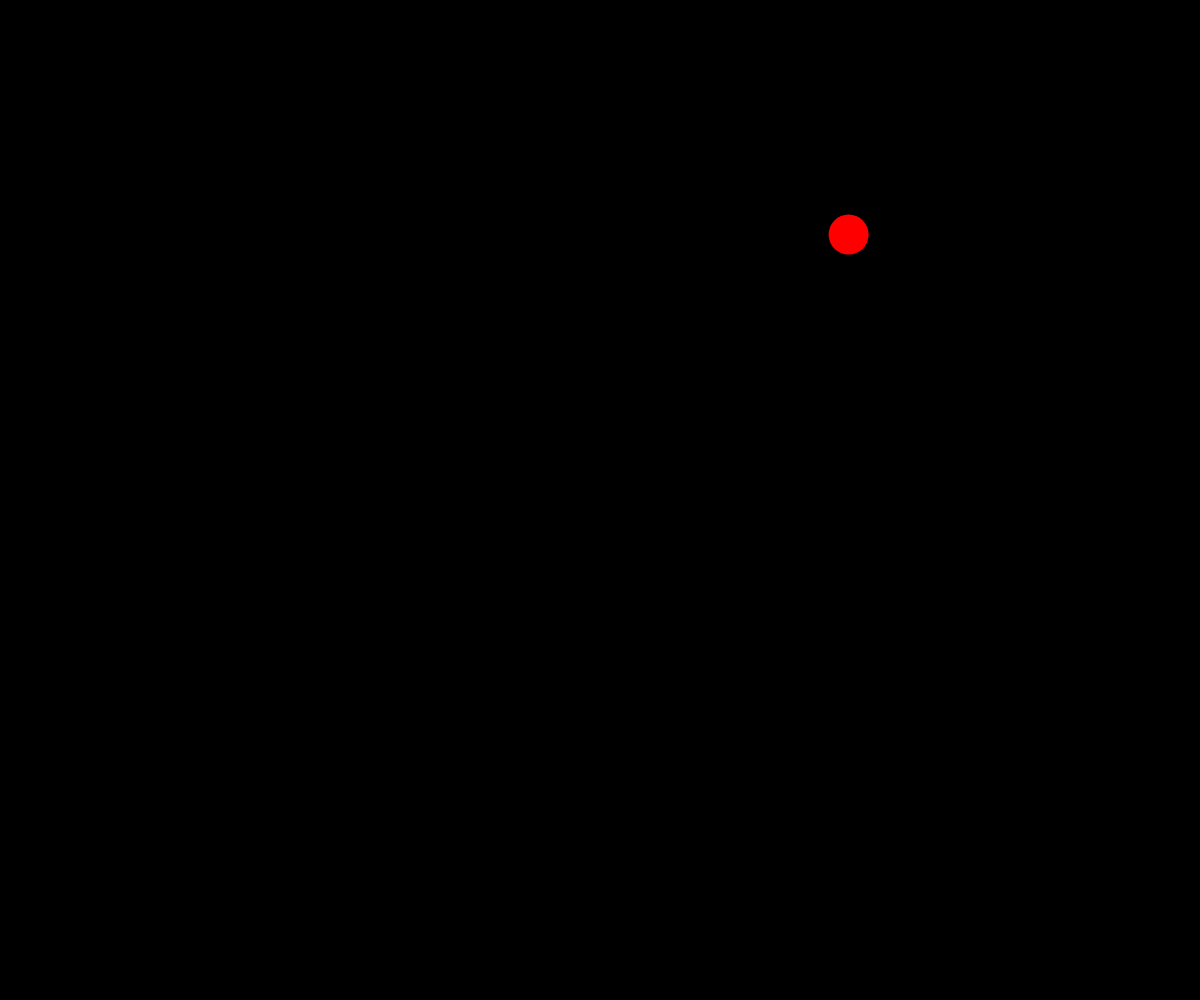
Frame 1 (no input)
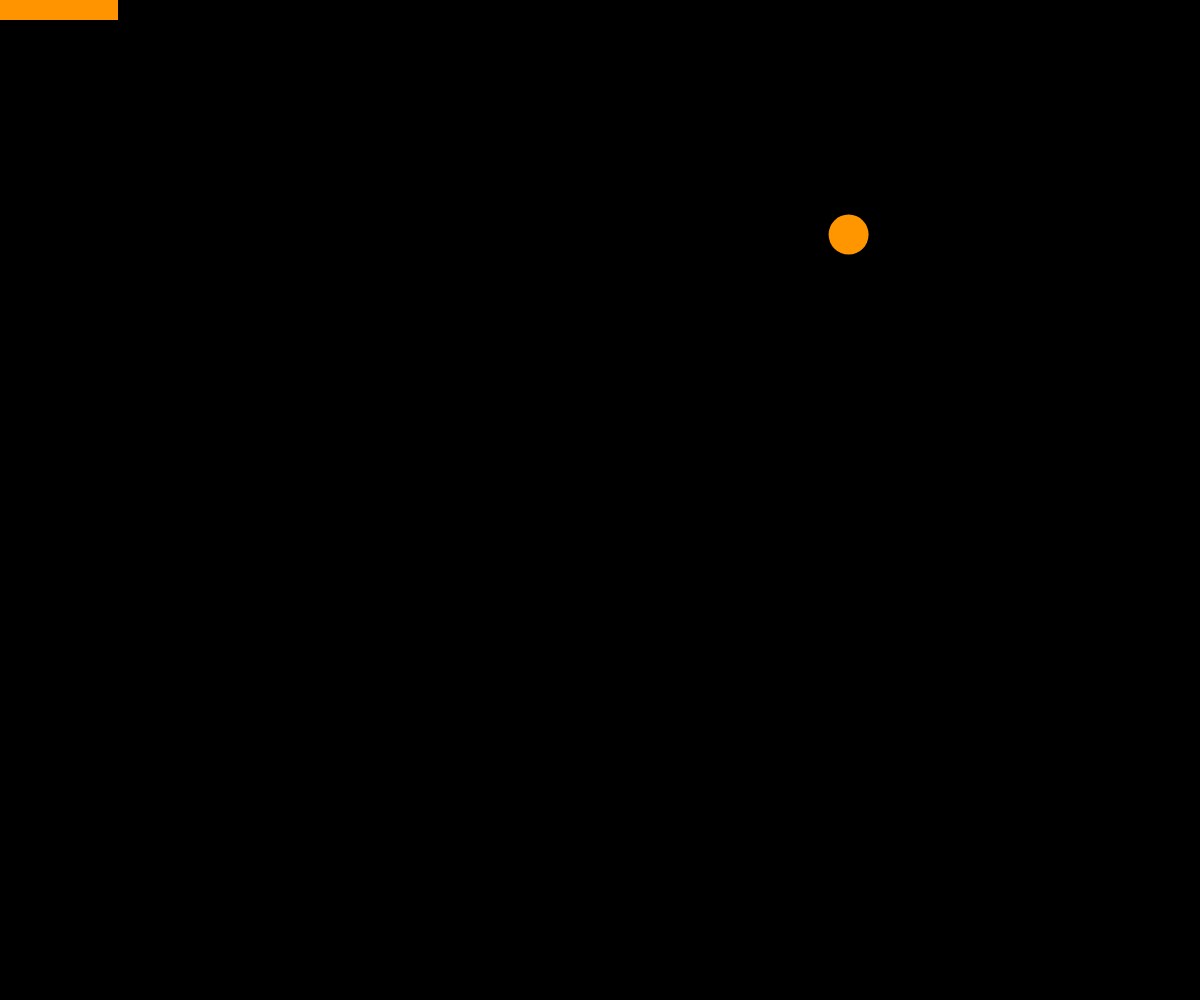
Frame 60 (no input)
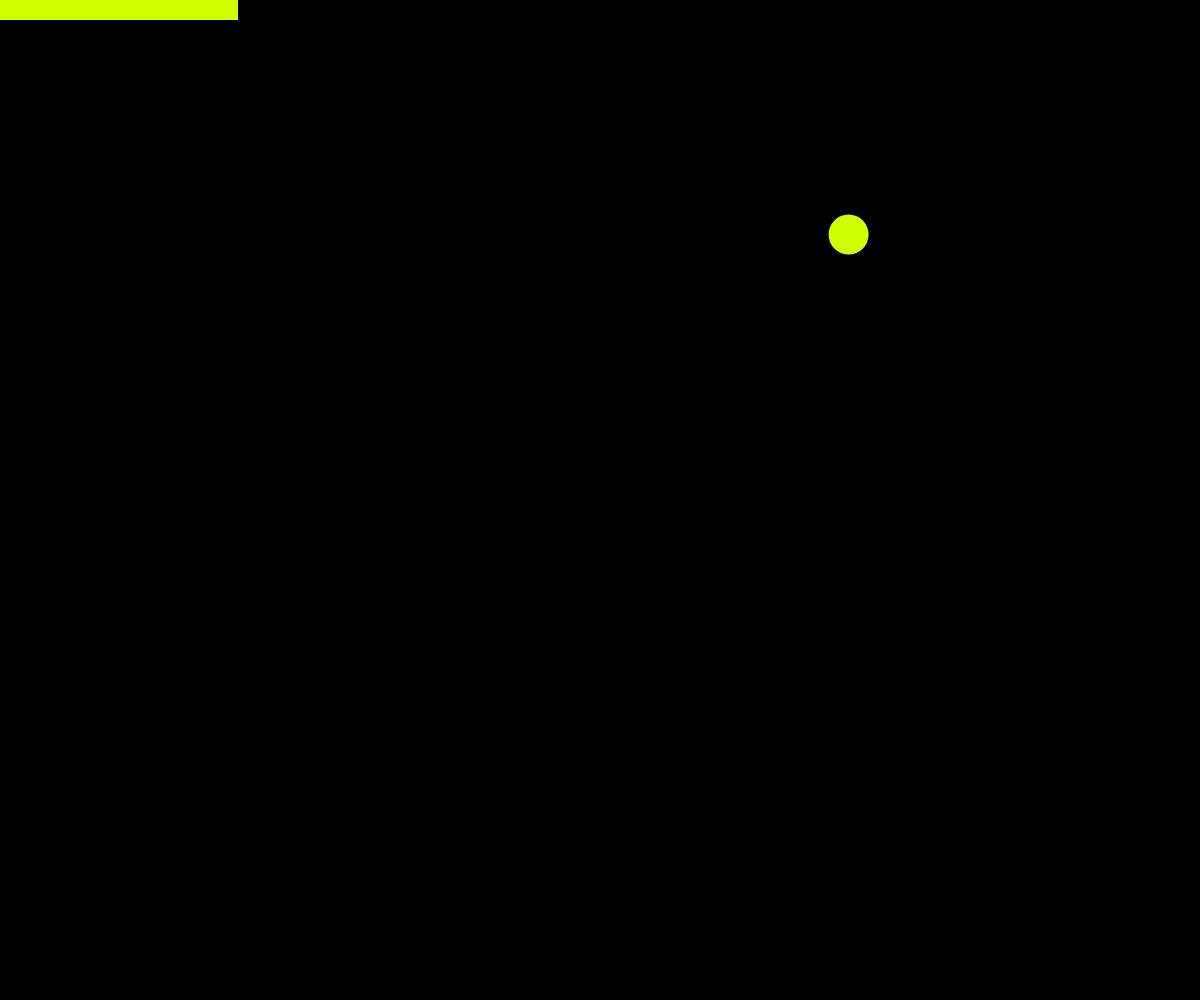
Frame 120 (the mouse pressed at the canvas centre since frame 60)

The p5.js sketch that drew these frames (run headless with seeded random() and noise() and a simulated clock; from frame 60 on, the mouse is pressed at the canvas centre):

// p5.js sketch
// ── sketch.js
let diameter = 40;
let progressBarHeight = 20;
let x, y;
let score = 0;
let timer = 0;
let over = false;
let timeLimit = 10;

function setup() {
  createCanvas(windowWidth, windowHeight);
  colorMode(HSL);
  textAlign(CENTER);
  noStroke();
  setNewLocation();
}

function draw() {
  background(0);

  if (!over) {
    printProgressBar();
    drawCircle();
    timer += deltaTime;
    if (timer > timeLimit * 1000) {
      over = true;
      x = -100;
      y = -100;
    }
  } else {
    printScore();
  }
}

function drawCircle() {
  let colorVar = map(timer, 0, timeLimit * 1000, 0, 360);
  fill(colorVar, 100, 50, 1);
  circle(x, y, diameter);
}

function mouseClicked() {
  if (mouseOverCircle()) {
    setNewLocation();
    score++;
  }
}

function keyPressed() {
  if (keyCode === 82) reset();
}

function setNewLocation() {
  x = random(diameter / 2, width - diameter / 2);
  y = random(progressBarHeight + diameter / 2, height - diameter / 2);
}

function printProgressBar() {
  let length = map(timer, 0, timeLimit * 1000, 0, width);
  rect(0, 0, length, progressBarHeight);
}

function printScore() {
  fill(0, 0, 100, 1);
  textSize(100);
  text("score: " + score, width / 2, height / 2);
  textSize(50);
  text('press "R" to play again', width / 2, height / 2 + 100);
}

function reset() {
  setNewLocation();
  over = false;
  timer = 0;
  score = 0;
}

function mouseOverCircle() {
  return (
    mouseX > x - diameter / 2 &&
    mouseX < x + diameter / 2 &&
    mouseY > y - diameter / 2 &&
    mouseY < y + diameter / 2
  );
}
